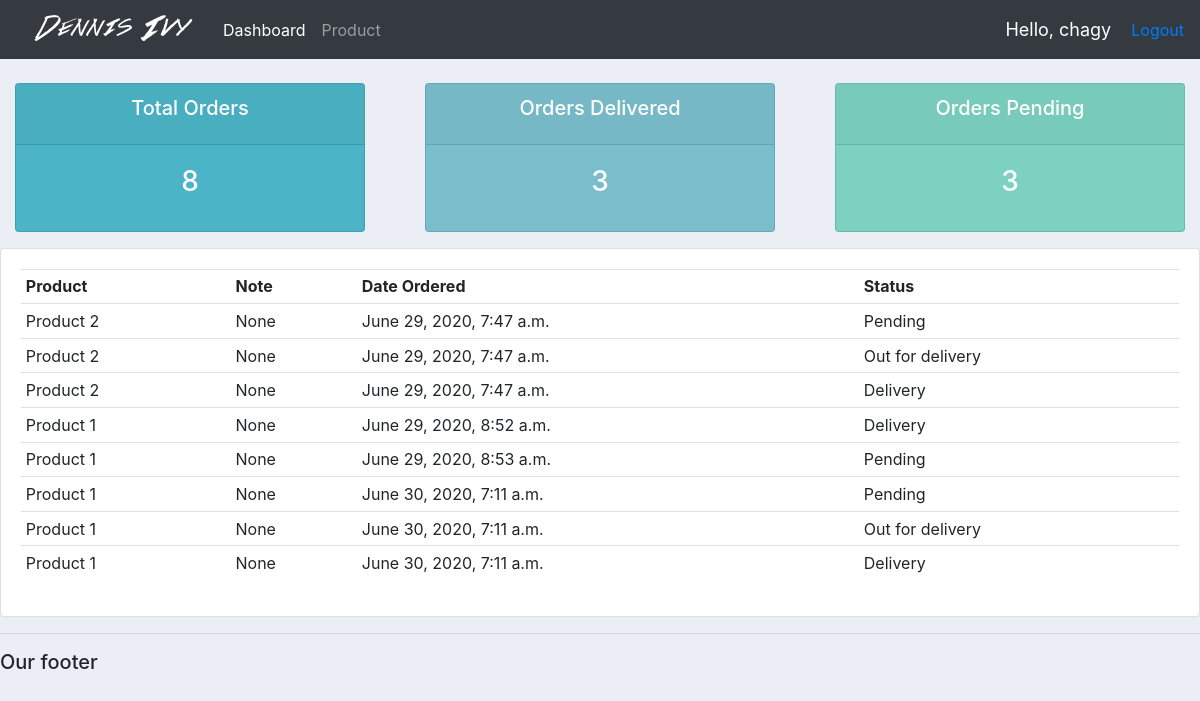
The page /user/ (signed in) on the database its author committed.
### accounts/models.py (models this page shows, shortened)
class Order(models.Model):
    STATUS = (
        ('Pending','Pending'),
        ('Out for delivery','Out for delivery'),
        ('Delivery','Delivery')
    )
    customer = models.ForeignKey(Customer, null=True, on_delete=models.SET_NULL)
    product = models.ForeignKey(Product,null=True,on_delete=models.SET_NULL)
    date_created = models.DateTimeField(auto_now_add=True,null=True)
    status = models.CharField(max_length=200, null=True, choices=STATUS)
    note = models.CharField(max_length=1000, null=True)

class Product(models.Model):
    CATEGORY = (
        ('Indoor','Indoor'),
        ('Out Door','Out door'),
    )
    name = models.CharField(max_length=200,null=True)
    price = models.FloatField(null=True)
    category = models.CharField(max_length=200,null=True,choices=CATEGORY)
    description = models.CharField(max_length=200,null=True)
    date_created = models.DateTimeField(auto_now_add=True, null=True)
    tags = models.ManyToManyField(Tag)
    def __str__(self):
        return self.name

### accounts/decorators.py (the view)
        def wrapper_func(request, *args, **kwargs):
            group = None
            if request.user.groups.exists():
                group = request.user.groups.all()[0].name
            if group in allowed_roles:
                return view_func(request,*args, **kwargs)
            else :
                return HttpResponse('You are not authorized to view this page')
            return view_func(request,*args, **kwargs)

### accounts/views.py (called while the page is built)
@login_required(login_url='login')
@allowed_users(allowed_roles=['customer'])
def userPage(request):
    orders = request.user.customer.order_set.all()
    total_orders = orders.count()
    delivered = orders.filter(status='Delivery').count()
    pending = orders.filter(status='Pending').count()
    context = {
        'orders':orders,
        'total_orders': total_orders,
        'delivered': delivered,
        'pending' : pending
    }
    return render(request,'accounts/user.html',context)

### accounts/templates/accounts/user.html
{% extends 'accounts/main.html' %}
{% block content %}
<br>
{% include 'accounts/status.html' %}
<div class="row">
    <div class="col-md">
        <div class="card card-body">
            <table class="table table-sm">
                <tr>
                    <th>Product</th>
                    <th>Note</th>
                    <th>Date Ordered</th>
                    <th>Status</th>
                </tr>
                {% for order in orders %}
                <tr>
                    <td>{{ order.product }}</td>
                    <td>{{ order.note }}</td>
                    <td>{{ order.date_created }}</td>
                    <td>{{ order.status }}</td>
                </tr>
                {% endfor %}
            </table>
        </div>
    </div>
</div>
{% endblock content %}

### accounts/templates/accounts/main.html (shortened to what this page needs)
<!DOCTYPE html>
{% load static %}
<html lang="en">
<head>
    <link rel="stylesheet" href="https://stackpath.bootstrapcdn.com/bootstrap/4.5.0/css/bootstrap.min.css">
    <link rel="stylesheet" href="{% static 'css/main.css' %}" />
</head>
<body>
    {% include 'accounts/navbar.html' %}
    {% block content %}{% endblock content %}
    <hr>
    <h5>Our footer</h5>
</body>
</html>

### accounts/templates/accounts/navbar.html (shortened to what this page needs)
{% load static %}
<nav class="navbar navbar-expand-lg navbar-dark bg-dark">
  <img src="{% static 'images/logo.png' %}" alt="">
  <div class="collapse navbar-collapse" id="navbarNav">
    <ul class="navbar-nav">
      {% if request.user.is_staff %}
      <li class="nav-item active">
        <a class="nav-link" href="{% url 'home' %}">Dashboard <span class="sr-only">(current)</span></a>
      </li>
      <li class="nav-item">
        <a class="nav-link" href="{% url 'products' %}">Product</a>
      </li>
      {% endif %}
    </ul>
  </div>
  <span id="hello-msg">Hello, {{ request.user }}</span>
  <span><a href="{% url 'logout' %}">Logout</a></span>
</nav>

### accounts/templates/accounts/status.html
<div class="row">
    <div class="col">
        <div class="col-md">
            <div class="card text-center text-white mb-3" id="total-orders">
                <div class="card-header">
                    <h5 class="card-title">Total Orders</h5>
                </div>
                <div class="card-body">
                    <h3 class="card-title">{{ total_orders }}</h3>
                </div>
            </div>
        </div>
    </div>
    <div class="col">
        <div class="col-md">
            <div class="card text-center text-white mb-3" id="orders-delivered">
                <div class="card-header">
                    <h5 class="card-title">Orders Delivered</h5>
                </div>
                <div class="card-body">
                    <h3 class="card-title">{{ delivered }}</h3>
                </div>
            </div>
        </div>
    </div>
    <div class="col">
        <div class="col-md">
            <div class="card text-center text-white mb-3" id="orders-pending">
                <div class="card-header">
                    <h5 class="card-title">Orders Pending</h5>
                </div>
                <div class="card-body">
                    <h3 class="card-title">{{ pending }}</h3>
                </div>
            </div>
        </div>
    </div>
</div>

### static/css/main.css (style rules this page uses)
body { background-color: #ebeff5; }
#total-orders { background-color: #4cb4c7; }
#orders-delivered { background-color: #7abecc; }
#orders-pending { background-color: #7CD1C0; }

### accounts/templates/accounts/navbar.html (style rules this page uses)
#hello-msg { font-size: 18px; color: #fff; margin-right: 20px; }

### rows shown on the page
Order: product "Product 2", note "None", date_created "June 29, 2020, 7:47 a.m.", status "Pending"
Order: product "Product 2", note "None", date_created "June 29, 2020, 7:47 a.m.", status "Out for delivery"
Order: product "Product 2", note "None", date_created "June 29, 2020, 7:47 a.m.", status "Delivery"
Order: product "Product 1", note "None", date_created "June 29, 2020, 8:52 a.m.", status "Delivery"
Order: product "Product 1", note "None", date_created "June 29, 2020, 8:53 a.m.", status "Pending"
Order: product "Product 1", note "None", date_created "June 30, 2020, 7:11 a.m.", status "Pending"
Order: product "Product 1", note "None", date_created "June 30, 2020, 7:11 a.m.", status "Out for delivery"
Order: product "Product 1", note "None", date_created "June 30, 2020, 7:11 a.m.", status "Delivery"

### other values the page prints
{{ request.user }} "chagy"
{{ total_orders }} "8"
{{ delivered }} "3"
{{ pending }} "3"
